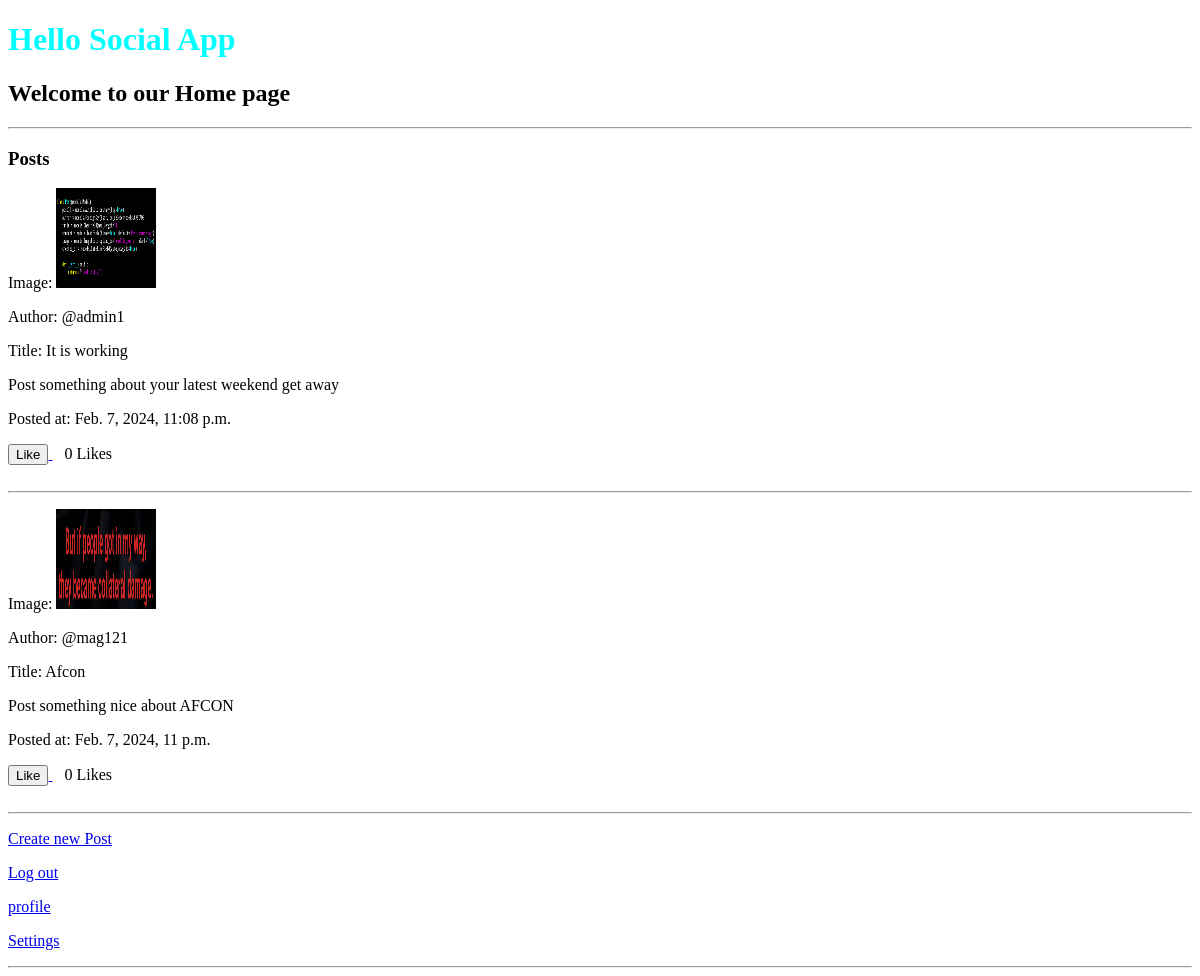
The page / (signed in) on the database as committed earlier.
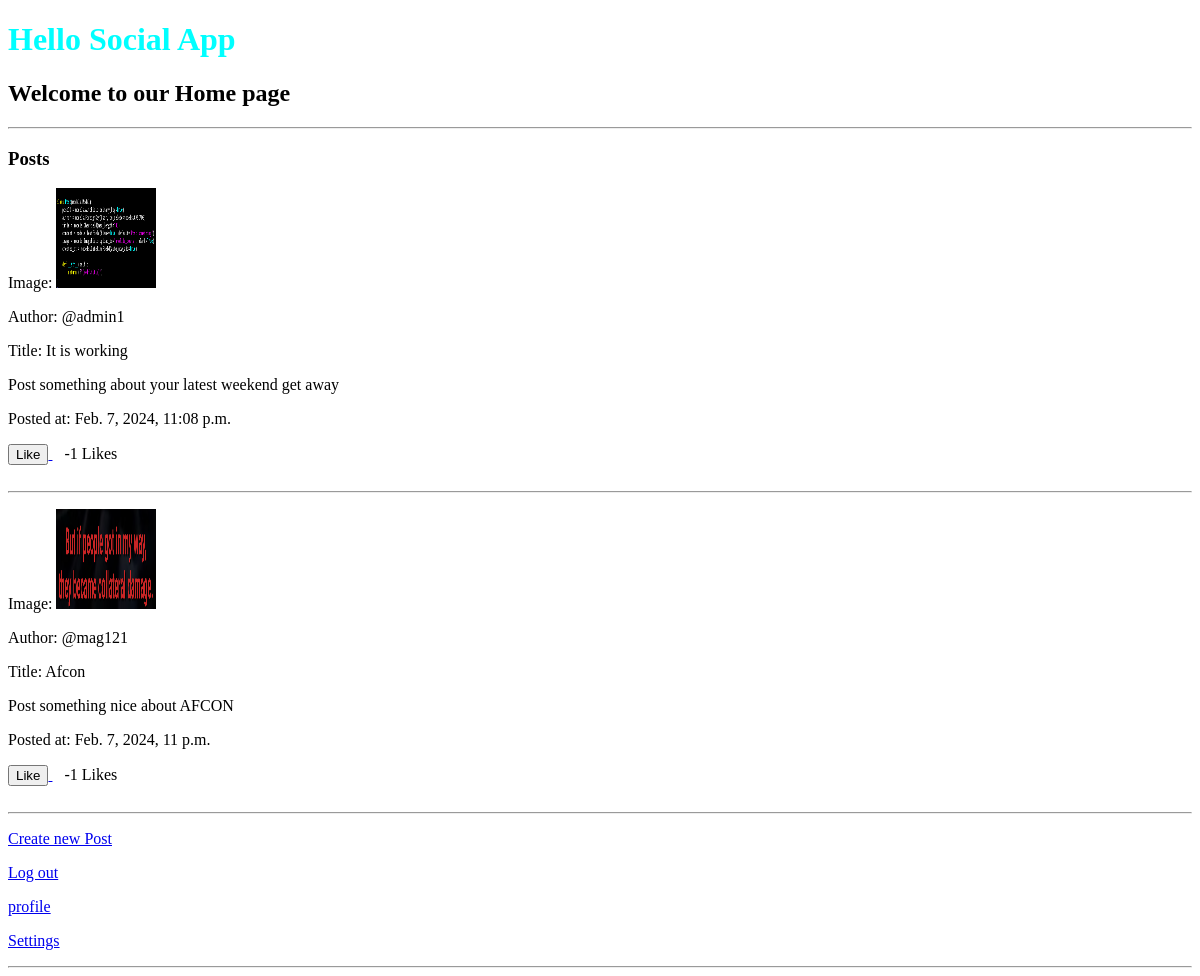
The same page on the database as committed later.
### thread/models.py (models this page shows, shortened)
class PostModel(models.Model):
    postID = models.AutoField(primary_key=True)
    author = models.CharField(max_length=100, default='current_user')
    title = models.CharField(max_length=100)
    content = models.TextField(blank=True, default="Post something")
    image = models.ImageField(upload_to='profile_posts')
    created_at = models.DateTimeField(default=datetime.now)
    num_of_likes = models.IntegerField(default=0)

### thread/views.py (the view)
# urls.py: 2. Add a URL to urlpatterns:  path('', views.home, name='home')
def home(request):
    if request.user.is_authenticated:
        all_post = PostModel.objects.all()
        user = request.user
        liked_by = set(LikePost.objects.all())
        context = {"all_post": all_post, "user": user, "liked_by": liked_by}
        return render(request, 'home.html', context)
    else:
        return redirect('login_user')

### thread/templates/home.html (shortened to what this page needs)
<!DOCTYPE html>
<html lang="en">
<head>
    {% load static %}
    <link rel="stylesheet" href="{% static 'styles/home.css' %}">
</head>
<body>
    <h1 class="hello">Hello Social App</h1>
    {% if user.is_authenticated %}
    <div>
        <div>
            <p>
                <h2>Welcome to our Home page</h2>
            </p>
            <hr>
            <div>
                <p>
                    <h3>Posts</h3>
                </p>
                {% if all_post %}
                {% for post in all_post reversed %}
                <div>
                    <p>
                        Image: {% if post.image %}
                        <img src="{{ post.image.url }}" alt="Post Image" width="100" height="100">
                        {% endif %}
                    </p>
                    <p>
                        Author: @{{ post.author }}
                    </p>
                    <p>
                        Title: {{ post.title }}
                    </p>
                    <p>
                        {{ post.content}}
                    </p>
                    <p>
                        Posted at: {{ post.created_at}}
                    </p>
                    <a href="{% url 'like_post' %}?postID={{ post.postID }}">
                        <button class="like-button">
                             Like
                        </button>
                    </a> &nbsp;&nbsp; {{post.num_of_likes }} Likes<br>
                <hr style="color: aqua;">
            </div>
            {% endfor %}
            {% endif %}
        </div>
    </div>
    <p>
        <a href="{% url 'create_post' %}">Create new Post</a>
    </p>
    <p>
        <a href="{% url 'logout_user' %}">Log out</a>
    </p>
    <p>
        <a href="{% url 'details' %}">profile</a>
    </p>
    <p>
        <a href="{% url 'account_setting' %}">Settings</a><br>
    </p>
    <hr>
</div>
{% else %}
<a href="{% url 'login_user' %}">Login</a>
<br><a href="{% url 'sign_up' %}">Sign Up</a>
{% endif %}
</body>
</html>

Rows that differ between the two databases and show on the page:
changed PostModel "admin1": num_of_likes "0" → "-1"
changed PostModel "mag121": num_of_likes "0" → "-1"
